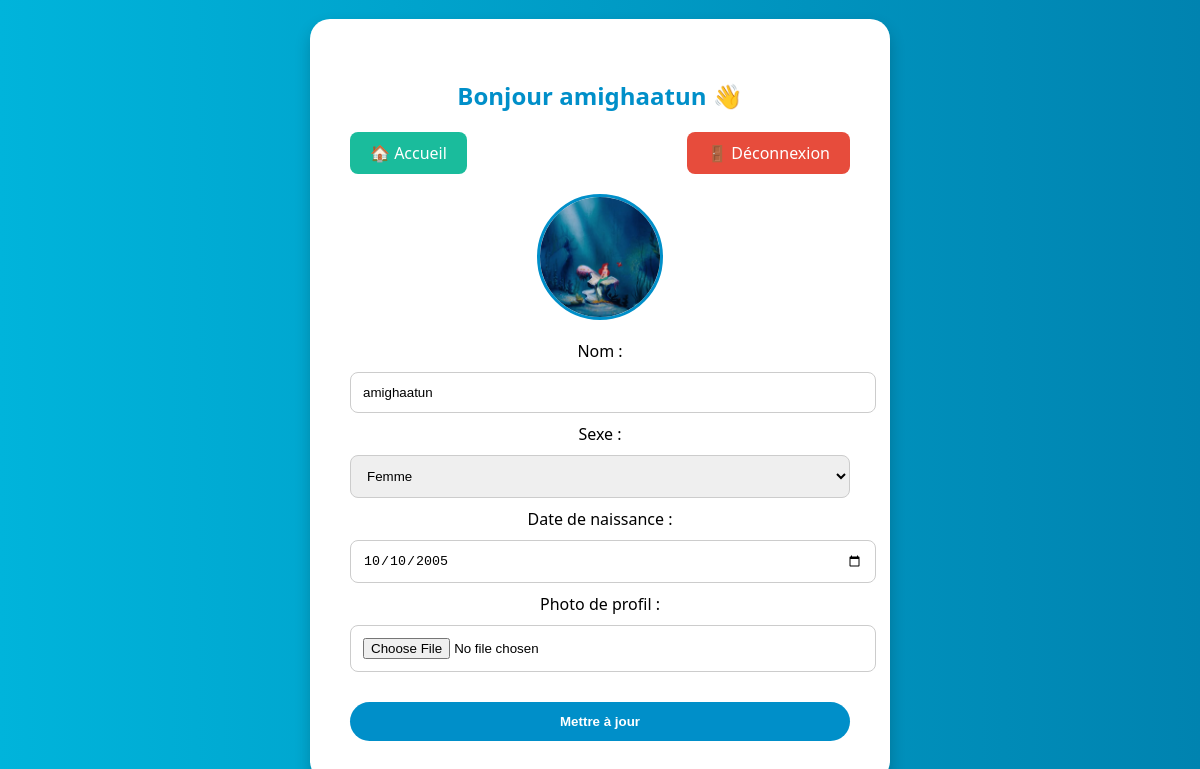
Page /profil.php (signed in) on the committed database.
### tables this page shows
CREATE TABLE `users` (
  `id` int(11) NOT NULL,
  `name` varchar(100) DEFAULT NULL,
  `email` varchar(100) DEFAULT NULL,
  `password` varchar(255) DEFAULT NULL,
  `created_at` timestamp NOT NULL DEFAULT current_timestamp(),
  `sexe` varchar(10) DEFAULT NULL,
  `date_naissance` date DEFAULT NULL,
  `photo` varchar(255) DEFAULT NULL,
  `role` enum('admin','client') DEFAULT 'client'
);

### profil.php (the view, shortened to what this page needs)
<?php
require_once 'db/connexion.php';
$id = $_SESSION['user_id'];
$stmt = $pdo->prepare("SELECT * FROM users WHERE id = ?");
$stmt->execute([$id]);
$user = $stmt->fetch();
?>
<!DOCTYPE html>
<html lang="fr">
<head>
</head>
<body>
    <div class="profile-box">
        <h2>Bonjour <?= htmlspecialchars($user['name']) ?> 👋</h2>
        <div style="display: flex; justify-content: space-between; margin-bottom: 20px;">
   <a href="index.php" style="padding: 10px 20px; background-color: #1abc9c; color: white; text-decoration: none; border-radius: 8px;">🏠 Accueil</a>
    <a href="logout.php" style="padding: 10px 20px; background-color: #e74c3c; color: white; text-decoration: none; border-radius: 8px;">🚪 Déconnexion</a>
</div>
        <?php if (!empty($user['photo'])): ?>
            <img src="images/profiles/<?= htmlspecialchars($user['photo']) ?>" alt="Photo de profil" class="profile-img">
        <?php else: ?>
            <div class="profile-img" style="display:flex;align-items:center;justify-content:center;color:gray;">Photo</div>
        <?php endif; ?>
        <form method="POST" enctype="multipart/form-data">
            <label>Nom :</label>
            <input type="text" name="name" value="<?= htmlspecialchars($user['name']) ?>" required>
            <label>Sexe :</label>
            <select name="sexe" required>
                <option value="Femme" <?= $user['sexe'] === 'Femme' ? 'selected' : '' ?>>Femme</option>
            </select>
            <label>Date de naissance :</label>
            <input type="date" name="date_naissance" value="<?= $user['date_naissance'] ?>">
            <label>Photo de profil :</label>
            <input type="file" name="photo" accept="image/*">
            <button type="submit">Mettre à jour</button>
        </form>
    </div>
</body>
</html>

### profil.php (style rules this page uses)
body { margin: 0; font-family: 'Segoe UI', sans-serif; background: linear-gradient(to right, #00b4db, #0083b0); display: flex; justify-content: center; align-items: center; min-height: 100vh; }
.profile-box { background: white; padding: 40px; border-radius: 20px; max-width: 500px; width: 100%; box-shadow: 0 8px 16px rgba(0,0,0,0.2); text-align: center; }
h2 { color: #008fc9; }
input, select { width: 100%; padding: 12px; margin: 10px 0; border-radius: 8px; border: 1px solid #ccc; }
button { background-color: #008fc9; color: white; font-weight: bold; padding: 12px; border: none; border-radius: 20px; cursor: pointer; width: 100%; margin-top: 20px; }
.profile-img { width: 120px; height: 120px; object-fit: cover; border-radius: 50%; margin: 20px auto; display: block; border: 3px solid #008fc9; }

### rows in the picture
users: name "amighaatun", photo (picture), sexe "Femme", date_naissance "10/10/2005"
